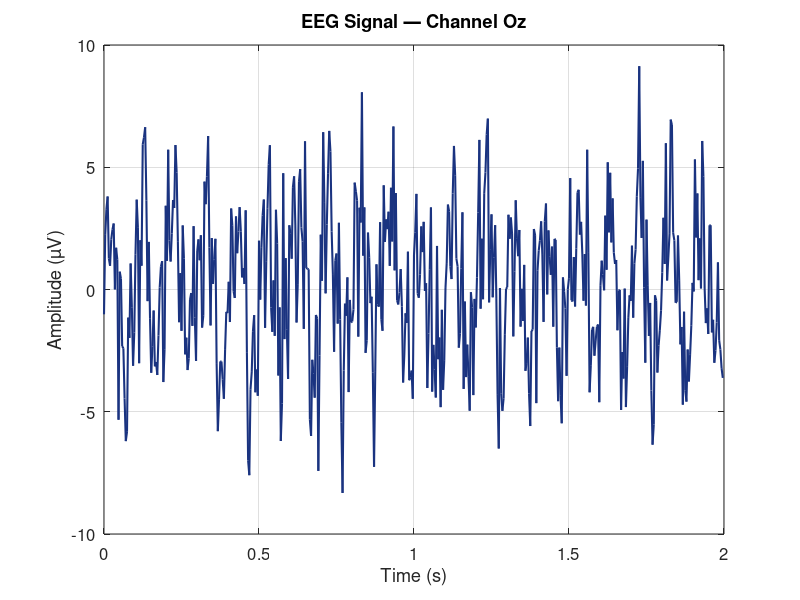
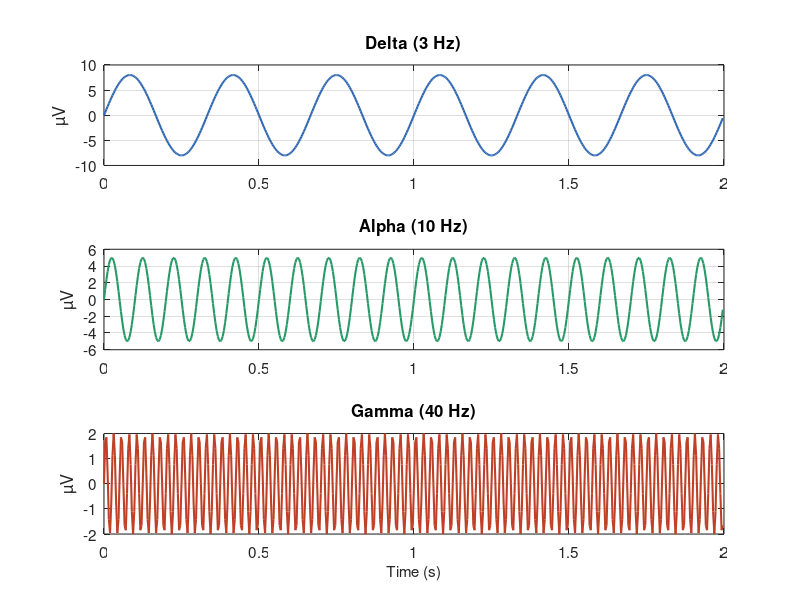

Recreate these plots in MATLAB, in order. (Note: this script raises an error after producing the figures.)
%% =========================================================================
%  MATLAB Revision — Session 7  |  SOLUTIONS
%  NSBV BC2001 · Laboratory in Neuroscience  |  Barnard College
%  Date: 14 June 2025
%  =========================================================================
%  Covers: Sessions 1–6
%  Block A — Variables & Workspace          (Tasks 1–2)
%  Block B — Vectors, Matrices & Indexing   (Tasks 3–4)
%  Block C — Control Flow                   (Tasks 5–7)
%  Block D — Plotting & Visualisation       (Tasks 8–9)
%  Block E — Functions & Synthetic EEG      (Tasks 10–11, Challenge 12)
% =========================================================================
clc; clear; close all;

%% =========================================================================
%  BLOCK A — Variables & Workspace
%% =========================================================================

%% Task 1 — Variable Types & Arithmetic
% -----------------------------------------------------------------
fs       = 256;        % sampling frequency (Hz)
duration = 3;          % recording duration (seconds)

n_samples = fs * duration;   % total number of samples = 768

disp(['Total samples: ' num2str(n_samples)]);

% (d) class of n_samples
fprintf('Class of n_samples: %s\n', class(n_samples));
% Answer: double  (MATLAB default numeric type)

%% Task 2 — String Formatting with fprintf
% -----------------------------------------------------------------
channel_name = 'Oz';

fprintf('Recording from channel %s at %d Hz for %d seconds (%d samples).\n', ...
    channel_name, fs, duration, n_samples);

%% =========================================================================
%  BLOCK B — Vectors, Matrices & Indexing
%% =========================================================================

%% Task 3 — Time Vector & Signal Construction
% -----------------------------------------------------------------
% (a) Time vector  — two equivalent approaches shown
t = 0 : 1/fs : duration - 1/fs;       % colon operator  (length = fs*duration)
% t = linspace(0, duration - 1/fs, n_samples);  % linspace alternative

% (b) 10 Hz sine wave, amplitude 5 µV
alpha_wave = 5 * sin(2 * pi * 10 * t);

% (c) Verify dimensions
fprintf('\nSize of t:      %d x %d\n', size(t,1), size(t,2));
fprintf('Length of t:    %d\n', length(t));
fprintf('n_samples:      %d\n', n_samples);
% Both should equal 768

%% Task 4 — Matrix Operations on Multi-Channel Data
% -----------------------------------------------------------------
rng(42);  % fix random seed for reproducibility

% (a) 3 channels × 5 time points, ±50 µV scale
eeg_snippet = randn(3, 5) * 50;

fprintf('\neeg_snippet (3 ch × 5 samples):\n');
disp(eeg_snippet);

% (b) Channel 2 signal (second row)
ch2_signal = eeg_snippet(2, :);
fprintf('Channel 2 signal:\n');
disp(ch2_signal);

% (c) Mean amplitude across channels at time point 3
mean_at_t3 = mean(eeg_snippet(:, 3));
fprintf('Mean amplitude across channels at time point 3: %.2f µV\n', mean_at_t3);

% (d) Transpose
eeg_T = eeg_snippet';
fprintf('\nOriginal size: %d × %d  (channels × time)\n', size(eeg_snippet,1), size(eeg_snippet,2));
fprintf('Transposed size: %d × %d  (time × channels)\n', size(eeg_T,1), size(eeg_T,2));
% After transpose: rows = time points, columns = channels

%% =========================================================================
%  BLOCK C — Control Flow
%% =========================================================================

%% Task 5 — for Loop — Channel RMS Calculator
% -----------------------------------------------------------------
rng(1);
eeg4 = randn(4, 512) * 30;   % 4 channels × 512 samples

rms_values = zeros(1, 4);    % pre-allocate

for ch = 1:4
    rms_values(ch) = sqrt(mean(eeg4(ch, :).^2));
    fprintf('Channel %d RMS: %.2f uV\n', ch, rms_values(ch));
end

%% Task 6 — if / elseif / else — Artefact Classifier
% -----------------------------------------------------------------
fprintf('\n--- Artefact Classification ---\n');
for ch = 1:length(rms_values)
    if rms_values(ch) < 10
        fprintf('Channel %d: Low signal\n', ch);
    elseif rms_values(ch) <= 50
        fprintf('Channel %d: Normal\n', ch);
    else
        fprintf('Channel %d: Artefact detected\n', ch);
    end
end

%% Task 7 — while Loop — Running Mean Convergence
% -----------------------------------------------------------------
rng(5);
noise        = randn(1, 1000) * 20;
running_mean = Inf;
n            = 0;

while abs(running_mean) >= 1
    n            = n + 1;
    running_mean = mean(noise(1:n));
    if n >= length(noise)
        break   % safety exit to avoid infinite loop
    end
end

fprintf('\nRunning mean dropped below 1 µV after %d samples.\n', n);
fprintf('Final running mean: %.4f µV\n', running_mean);

%% =========================================================================
%  BLOCK D — Plotting & Visualisation
%% =========================================================================

%% Task 8 — Time-Domain EEG Plot
% -----------------------------------------------------------------
fs2       = 256;
t2        = 0 : 1/fs2 : 2 - 1/fs2;   % 2-second window
rng(10);
signal8   = 3*sin(2*pi*10*t2) + 1.5*sin(2*pi*40*t2) + randn(size(t2))*2;

figure('Name', 'Task 8 — EEG Time Domain', 'NumberTitle', 'off');
plot(t2, signal8, 'Color', [0.1 0.2 0.5], 'LineWidth', 1.5);
xlabel('Time (s)', 'FontSize', 12);
ylabel('Amplitude (µV)', 'FontSize', 12);
title('EEG Signal — Channel Oz', 'FontSize', 14);
grid on;
set(gca, 'FontSize', 12);

%% Task 9 — Subplots — Three EEG Frequency Bands
% -----------------------------------------------------------------
% Reuse t2 (2-second, 256 Hz)
delta_wave = 8 * sin(2*pi*3*t2);
alpha_sub  = 5 * sin(2*pi*10*t2);
gamma_wave = 2 * sin(2*pi*40*t2);

colours = {[0.18 0.40 0.70], [0.15 0.60 0.40], [0.75 0.25 0.15]};
bands   = {'Delta (3 Hz)', 'Alpha (10 Hz)', 'Gamma (40 Hz)'};
waves   = {delta_wave, alpha_sub, gamma_wave};

figure('Name', 'Task 9 — EEG Frequency Bands', 'NumberTitle', 'off');
for k = 1:3
    subplot(3, 1, k);
    plot(t2, waves{k}, 'Color', colours{k}, 'LineWidth', 1.5);
    ylabel('µV', 'FontSize', 11);
    title(bands{k}, 'FontSize', 12);
    grid on;
    set(gca, 'FontSize', 11);
    if k == 3
        xlabel('Time (s)', 'FontSize', 11);
    end
end
sgtitle('EEG Frequency Band Components', 'FontSize', 14, 'FontWeight', 'bold');

%% =========================================================================
%  BLOCK E — Functions & Synthetic EEG
%% =========================================================================

%% Task 10 — Write compute_snr.m and test it
% -----------------------------------------------------------------
% See compute_snr.m (separate function file, provided below)

t_snr      = 0 : 1/256 : 2 - 1/256;
clean_sig  = 5 * sin(2*pi*10*t_snr);

rng(20);
noisy_low  = clean_sig + randn(size(t_snr)) * 1;   % noise std = 1
noisy_high = clean_sig + randn(size(t_snr)) * 5;   % noise std = 5

snr_low  = compute_snr(clean_sig, noisy_low);
snr_high = compute_snr(clean_sig, noisy_high);

fprintf('\nSNR (noise std=1): %.2f dB\n', snr_low);
fprintf('SNR (noise std=5): %.2f dB\n', snr_high);

%% Task 11 — Synthetic EEG — Assemble & Analyse
% -----------------------------------------------------------------
fs11     = 256;
dur11    = 4;                              % 4 seconds
t11      = 0 : 1/fs11 : dur11 - 1/fs11;

rng(7);
eeg11 = 8*sin(2*pi*2*t11)  ...            % Delta  2 Hz
      + 5*sin(2*pi*6*t11)  ...            % Theta  6 Hz
      + 4*sin(2*pi*10*t11) ...            % Alpha  10 Hz
      + 2*sin(2*pi*20*t11) ...            % Beta   20 Hz
      + randn(size(t11)) * 3;             % White noise

% (b) Descriptive statistics
fprintf('\n--- Task 11 Signal Stats ---\n');
fprintf('Mean:  %.4f µV\n', mean(eeg11));
fprintf('Std:   %.4f µV\n', std(eeg11));
fprintf('Min:   %.4f µV\n', min(eeg11));
fprintf('Max:   %.4f µV\n', max(eeg11));

% (c) Threshold crossings using logical indexing
threshold   = 15;
exceed_mask = abs(eeg11) > threshold;     % logical array
n_crossings = sum(exceed_mask);
fprintf('\nSamples exceeding ±%d µV: %d\n', threshold, n_crossings);

t_crossings = t11(exceed_mask);           % time points of crossings

% (d) Plot signal with threshold crossings marked
figure('Name', 'Task 11 — Synthetic EEG', 'NumberTitle', 'off');
plot(t11, eeg11, 'Color', [0.1 0.2 0.5], 'LineWidth', 1.2); hold on;
plot(t_crossings, eeg11(exceed_mask), 'ro', 'MarkerSize', 6, 'MarkerFaceColor', 'r');
yline(threshold,  '--r', '+15 µV', 'LineWidth', 1.2, 'FontSize', 11);
yline(-threshold, '--r', '-15 µV', 'LineWidth', 1.2, 'FontSize', 11);
hold off;
xlabel('Time (s)',       'FontSize', 12);
ylabel('Amplitude (µV)', 'FontSize', 12);
title('Synthetic EEG with Threshold Crossings (±15 µV)', 'FontSize', 13);
legend('EEG signal', 'Threshold crossings', 'Location', 'northwest', 'FontSize', 11);
grid on;
set(gca, 'FontSize', 12);

%% Task 12 (Challenge) — Reusable EEG Generator Function
% -----------------------------------------------------------------
% See generate_eeg.m (separate function file, provided below)

noise_levels = [1, 5, 10];

figure('Name', 'Task 12 — generate_eeg() Comparison', 'NumberTitle', 'off');
for k = 1:3
    eeg_gen = generate_eeg(256, 4, noise_levels(k));
    t_gen   = 0 : 1/256 : 4 - 1/256;
    subplot(3, 1, k);
    plot(t_gen, eeg_gen, 'LineWidth', 1.1);
    ylabel('µV', 'FontSize', 11);
    title(sprintf('noise\\_std = %d µV', noise_levels(k)), 'FontSize', 12);
    grid on;
    set(gca, 'FontSize', 11);
    if k == 3
        xlabel('Time (s)', 'FontSize', 11);
    end
end
sgtitle('generate\_eeg() — Effect of Noise Level', 'FontSize', 14, 'FontWeight', 'bold');

fprintf('\nAll tasks complete.\n');
